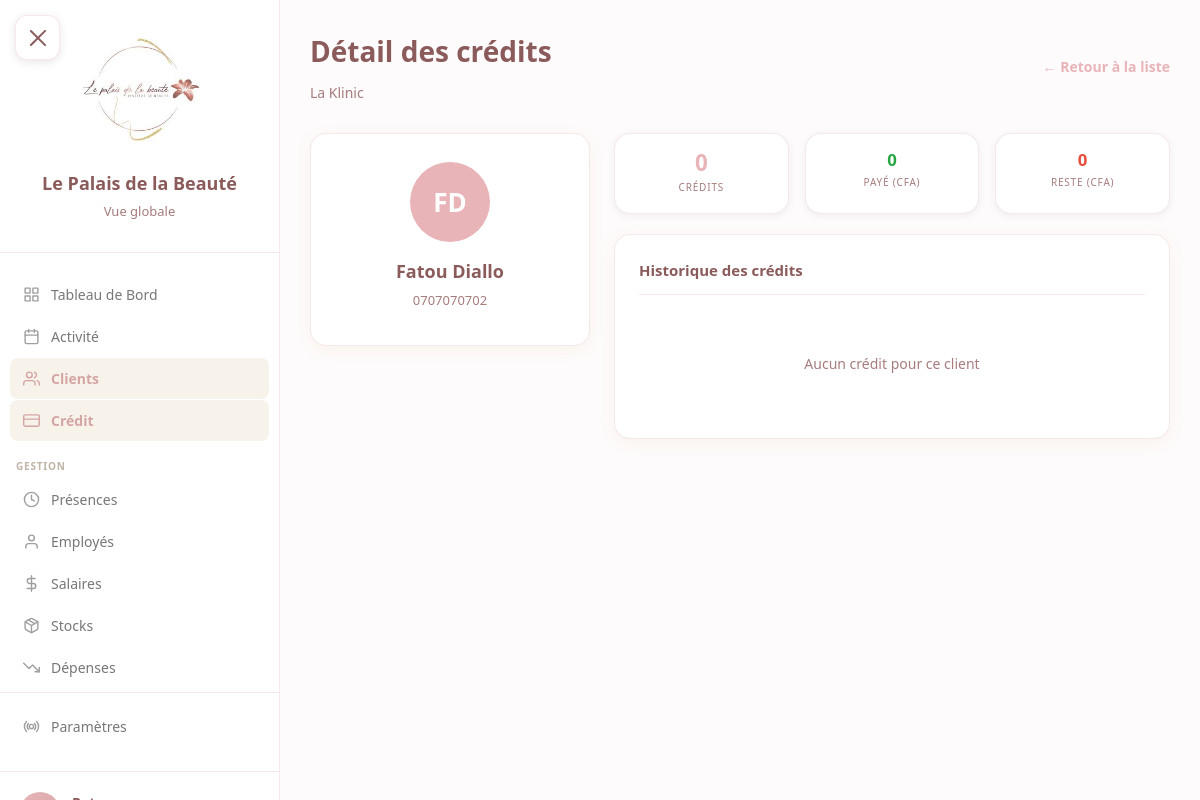
The app's page /credits/klinic/client/2/ (signed in) with its own data.
### core/models.py (models this page shows, shortened)
class Institut(models.Model):
    nom = models.CharField(max_length=100)
    code = models.CharField(max_length=20, unique=True)  # 'palais', 'klinic', 'express'
    a_agenda = models.BooleanField(default=True)  # False pour Express
    heure_ouverture = models.TimeField(default='07:00')
    heure_fermeture = models.TimeField(default='23:00')
    fond_caisse = models.IntegerField(default=30000)  # Montant en CFA
    actif = models.BooleanField(default=True)
    class Meta:
        verbose_name = "Institut"
        verbose_name_plural = "Instituts"

class Client(models.Model):
    SEXE_CHOICES = [
        ('F', 'Femme'),
        ('H', 'Homme'),
    ]
    nom = models.CharField(max_length=100)
    prenom = models.CharField(max_length=100)
    telephone = models.CharField(max_length=20, unique=True)
    email = models.EmailField(blank=True, null=True)
    sexe = models.CharField(max_length=1, choices=SEXE_CHOICES, default='F')
    date_naissance = models.DateField(blank=True, null=True)
    date_creation = models.DateTimeField(auto_now_add=True)
    notes = models.TextField(blank=True, null=True)  # Observations / notes libres
    actif = models.BooleanField(default=True)
    class Meta:
        verbose_name = "Client"
        verbose_name_plural = "Clients"
        ordering = ['nom', 'prenom']
    def get_full_name(self):
        return f"{self.prenom} {self.nom}"

### credits/views.py (the view)
# urls.py: path('<str:institut_code>/client/<int:client_id>/', views.client_detail, name='client_detail'),
@login_required
@institut_required
def client_detail(request, institut_code, client_id):
    institut = get_object_or_404(Institut, code=institut_code)
    client = get_object_or_404(Client, id=client_id)
    credits = Credit.objects.filter(
        client=client,
        institut=institut
    ).select_related('rendez_vous').prefetch_related(
        'paiements'
    ).order_by('-date_creation')
    total_reste = sum(c.reste_a_payer for c in credits if not c.solde)
    total_paye = sum(c.montant_paye for c in credits)
    context = {
        'institut': institut,
        'client': client,
        'credits': credits,
        'total_reste': total_reste,
        'total_paye': total_paye,
    }
    return render(request, 'credits/client_detail.html', context)

### core/models.py (called while the page is built)
    def is_patron(self):
        return self.role == 'patron'

### templates/credits/client_detail.html (shortened to what this page needs)
{% extends 'base.html' %}
{% load static %}
{% block content %}
<div class="content-header">
    <div style="display:flex;justify-content:space-between;align-items:center;flex-wrap:wrap;gap:15px;">
        <div>
            <h1 class="page-title">Détail des crédits</h1>
            <p class="page-subtitle">{{ institut.nom }}</p>
        </div>
        <a href="{% url 'credits:index' institut.code %}" style="color:var(--primary);font-size:14px;font-weight:600;text-decoration:none;">← Retour à la liste</a>
    </div>
</div>
<div class="detail-container">
<div class="detail-layout">
    <div>
        <div class="left-panel">
            <div class="client-avatar">{{ client.prenom|slice:":1"|upper }}{{ client.nom|slice:":1"|upper }}</div>
            <div class="client-name">{{ client.get_full_name }}</div>
            {% if client.telephone %}<div class="client-phone">{{ client.telephone }}</div>{% endif %}
        </div>
    </div>
    <div>
        <div class="profile-stats">
            <div class="profile-stat">
                <div class="profile-stat-value">{{ credits|length }}</div>
                <div class="profile-stat-label">Crédits</div>
            </div>
            <div class="profile-stat">
                <div class="profile-stat-value success" style="font-size:1.2em;">{{ total_paye|floatformat:0 }}</div>
                <div class="profile-stat-label">Payé (CFA)</div>
            </div>
            <div class="profile-stat">
                <div class="profile-stat-value danger" style="font-size:1.2em;">{{ total_reste|floatformat:0 }}</div>
                <div class="profile-stat-label">Reste (CFA)</div>
            </div>
        </div>
        <div class="content-card">
            <h2>Historique des crédits</h2>
            {% if credits %}
                {% for credit in credits %}
                <div class="credit-card {% if credit.solde %}solde{% endif %}" data-credit-id="{{ credit.id }}">
                    <div class="credit-header-row">
                        <div>
                            <div class="credit-title">{{ credit.description }}</div>
                            <div class="credit-date">{{ credit.date_creation|date:"d/m/Y à H:i" }}</div>
                        </div>
                        {% if credit.solde %}
                            <span class="badge-solde">✓ Soldé le {{ credit.date_solde|date:"d/m/Y" }}</span>
                        {% endif %}
                    </div>
                    <div class="credit-amounts">
                        <div class="amount-box">
                            <div class="amount-label">Montant total</div>
                            <div class="amount-value total">{{ credit.montant_total|floatformat:0 }} CFA</div>
                        </div>
                        <div class="amount-box">
                            <div class="amount-label">Déjà payé</div>
                            <div class="amount-value paye">{{ credit.montant_paye|floatformat:0 }} CFA</div>
                        </div>
                        <div class="amount-box">
                            <div class="amount-label">Reste à payer</div>
                            <div class="amount-value reste">{{ credit.reste_a_payer|floatformat:0 }} CFA</div>
                        </div>
                    </div>
                    {% if credit.paiements.all %}
                    <div class="paiements-section">
                        <div class="paiements-header">Paiements effectués ({{ credit.paiements.count }})</div>
                        {% for paiement in credit.paiements.all %}
                        <div class="paiement-item">
                            <div style="display:flex;align-items:center;gap:10px;">
                                <span class="paiement-montant">{{ paiement.montant|floatformat:0 }} CFA</span>
                                <span class="paiement-mode">{{ paiement.get_mode_display }}</span>
                            </div>
                            <div class="paiement-date">
                                {{ paiement.date|date:"d/m/Y H:i" }}
                                {% if paiement.enregistre_par %}<br><small>par {{ paiement.enregistre_par.nom }}</small>{% endif %}
                            </div>
                        </div>
                        {% endfor %}
                    </div>
                    {% else %}
                    <div class="empty-paiements">Aucun paiement effectué</div>
                    {% endif %}
                    {% if not credit.solde %}
                    <button class="btn-regler" onclick="ouvrirModalReglement({{ credit.id }}, {{ credit.reste_a_payer }}, '{{ credit.description|escapejs }}')">
                        Régler ce crédit
                    </button>
                    {% endif %}
                </div>
                {% endfor %}
            {% else %}
                <div style="text-align:center;padding:40px;color:var(--text-light);">Aucun crédit pour ce client</div>
            {% endif %}
        </div>
    </div>
</div>
</div>
{% endblock %}

### records on screen
Institut: nom "La Klinic"
Client: prenom "F", nom "D", get_full_name "Fatou Diallo", telephone "0707070702"

### other values on screen
{{ credits|length }} "0"
{{ total_paye|floatformat:0 }} "0"
{{ total_reste|floatformat:0 }} "0"
